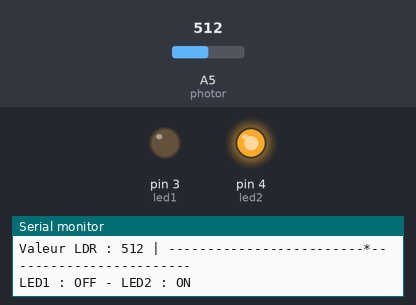
A sketch run on a simulated Arduino Uno, built with avr-gcc and run on an emulated ATmega328P. On the bench: output pins drawn as LEDs (lit = HIGH), the last lines printed to the serial monitor. Inputs (shaded band) come from the test bench; at power-on: A5 (photor) = 512.

Above: at 1.3 s.
1.4 s: A5 (photor) set to 493
At 2.3 s:
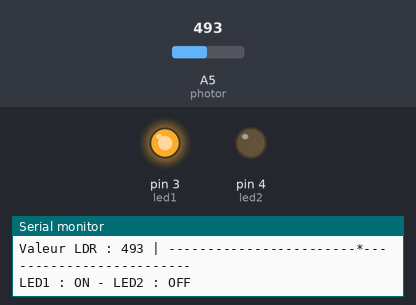
3.1 s: A5 (photor) set to 510
At 4.4 s:
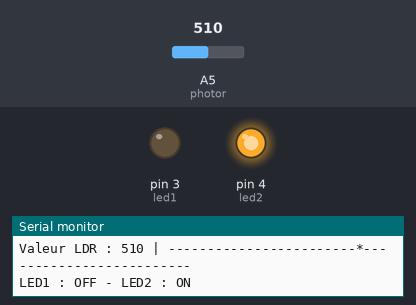
4.7 s: A5 (photor) set to 490
At 5.5 s:
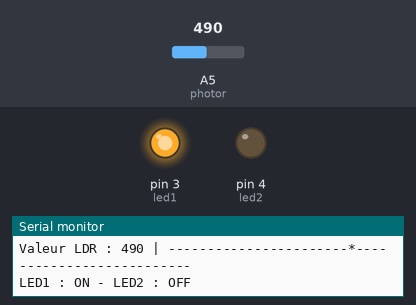
Timing chart, 0 to 7.7 s (numbered marks = the images above; inputs shaded):
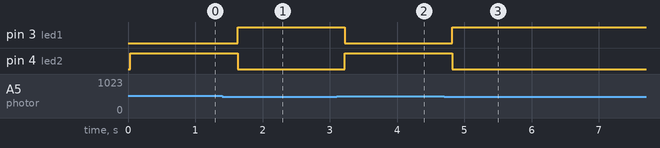

Measured:
- the behaviour switches between 500 and 499 on A5 (photor) (found by bisection; images 0 and 1)
- after the input at 1.4 s, pin 3 (led1): LOW → HIGH after 0.23 s; pin 4 (led2): HIGH → LOW after 0.23 s
- after the input at 3.1 s, pin 3 (led1): HIGH → LOW after 0.12 s; pin 4 (led2): LOW → HIGH after 0.12 s
- after the input at 4.7 s, pin 3 (led1): LOW → HIGH after 0.12 s; pin 4 (led2): HIGH → LOW after 0.12 s

The sketch:

temperature-lumiere2.ino
```cpp
const int led1 = 3;       // LED 1 = lumière faible
const int led2 = 4;       // LED 2 = lumière forte
const int photor = A5;    // Capteur LDR

void setup() {
  pinMode(led1, OUTPUT);
  pinMode(led2, OUTPUT);
  Serial.begin(9600);
  Serial.println("Lecture LDR démarrée...");
}

void loop() {
  int LDRvalue = analogRead(photor);
  Serial.print("Valeur LDR : ");
  Serial.print(LDRvalue);
  Serial.print(" | ");

  int position = map(LDRvalue, 0, 1023, 0, 50);
  for (int i = 0; i < 50; i++) {
    if (i == position) {
      Serial.print("*");
    } else {
      Serial.print("-");
    }
  }
  Serial.println();

  // Contrôle des LEDs
  if (LDRvalue < 500) {
    digitalWrite(led1, HIGH); // LED 1 allumée (faible lumière)
    digitalWrite(led2, LOW);
    Serial.println("LED1 : ON - LED2 : OFF");
  } else {
    digitalWrite(led1, LOW);
    digitalWrite(led2, HIGH); // LED 2 allumée (forte lumière)
    Serial.println("LED1 : OFF - LED2 : ON");
  }

  delay(500);
}
```
